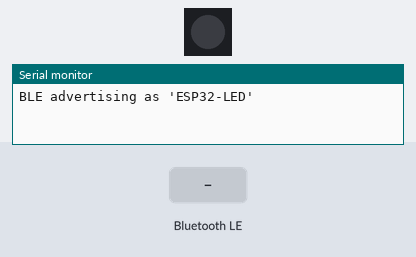
Bench run of a program on a simulated ESP32-S3. Shown: 1 RGB LEDs in strip order, left to right, the last lines printed to the serial monitor. Inputs (shaded band) come from the test bench. Dim RGB values are drawn brighter than linear; random numbers use the default seed unless the program sets one; nothing arrives over Bluetooth unless stated; a phone connects over Bluetooth LE 3 s after start.

Above: at 1.2 s.
1.3 s: Bluetooth LE write "PARTY" received
4.3 s: Bluetooth LE write "ON" received
At 5.5 s:
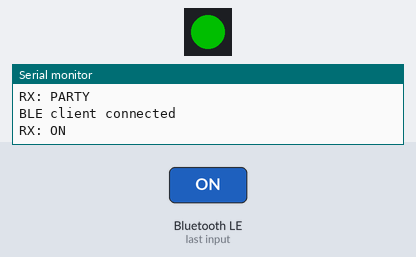
5.8 s: Bluetooth LE write "RAINBOW" received
At 7.29 s:
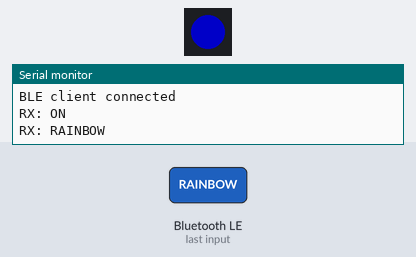
8.8 s: Bluetooth LE write "PARTY" received
At 9.8 s:
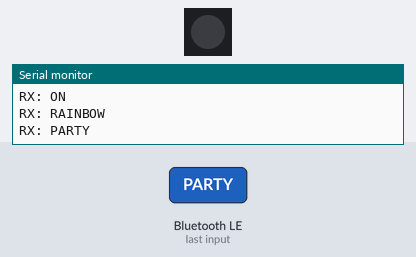
Timing chart, 0 to 12.8 s (numbered marks = the images above; inputs shaded):
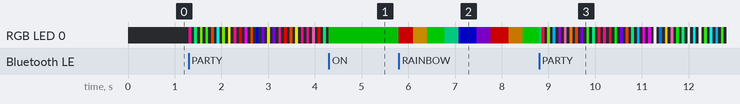

The program:

main.cpp
```cpp
#include <Arduino.h>
#include <Adafruit_NeoPixel.h>
#include <NimBLEDevice.h>

#define NEO_PIN   48
#define NEO_COUNT 1

#ifndef LED_BUILTIN
#define LED_BUILTIN 2
#endif

static const char* SERVICE_UUID = "6E400001-B5A4-F393-E0A9-E50E24DCCA9E";
static const char* CHAR_UUID_RX = "6E400002-B5A4-F393-E0A9-E50E24DCCA9E";
static const char* CHAR_UUID_TX = "6E400003-B5A4-F393-E0A9-E50E24DCCA9E";

Adafruit_NeoPixel strip(NEO_COUNT, NEO_PIN, NEO_GRB + NEO_KHZ800);

NimBLECharacteristic* pTxChar = nullptr;
bool bleConnected = false;

uint8_t ledR = 0, ledG = 255, ledB = 0;
uint8_t ledBri = 80;
bool    ledOn  = false;

enum Effect { SOLID, RAINBOW, BREATHE, PARTY };
Effect currentEffect = SOLID;

uint16_t      rainbowHue  = 0;
uint8_t       breatheVal  = 0;
bool          breatheDir  = true;
unsigned long lastStepMs  = 0;

static const uint32_t partyCols[] = {
  0xFF0000, 0x00FF00, 0x0000FF, 0xFFFF00, 0x00FFFF,
  0xFF00FF, 0xFF8000, 0x8000FF, 0xFFFFFF, 0xFF1493,
  0x39FF14, 0x0080FF, 0xFF4500, 0x00FF80, 0xFFD700,
  0x9400D3, 0x00BFFF, 0xFF69B4, 0x7FFF00, 0xDC143C,
};
static const int NUM_PARTY = sizeof(partyCols) / sizeof(partyCols[0]);

void showColor(uint8_t r, uint8_t g, uint8_t b, uint8_t bri) {
  strip.setBrightness(bri);
  strip.setPixelColor(0, strip.Color(r, g, b));
  strip.show();
  digitalWrite(LED_BUILTIN, HIGH);
}

void turnOff() {
  strip.setPixelColor(0, 0);
  strip.show();
  digitalWrite(LED_BUILTIN, LOW);
}

void parseCommand(String raw) {
  raw.trim();
  String cmd = raw;
  cmd.toUpperCase();

  if (cmd.length() == 7 && cmd[0] == '#') {
    long hex = strtol(cmd.c_str() + 1, nullptr, 16);
    ledR = (hex >> 16) & 0xFF;
    ledG = (hex >> 8)  & 0xFF;
    ledB =  hex        & 0xFF;
    ledOn = true;
    currentEffect = SOLID;
    showColor(ledR, ledG, ledB, ledBri);

  } else if (cmd.startsWith("RGB,")) {
    int a = cmd.indexOf(',', 4);
    int b = cmd.indexOf(',', a + 1);
    if (a > 0 && b > 0) {
      ledR = (uint8_t)constrain(cmd.substring(4, a).toInt(), 0, 255);
      ledG = (uint8_t)constrain(cmd.substring(a + 1, b).toInt(), 0, 255);
      ledB = (uint8_t)constrain(cmd.substring(b + 1).toInt(), 0, 255);
      ledOn = true;
      currentEffect = SOLID;
      showColor(ledR, ledG, ledB, ledBri);
    }

  } else if (cmd.startsWith("BRI,")) {
    ledBri = (uint8_t)constrain(cmd.substring(4).toInt(), 0, 255);
    if (ledOn && currentEffect == SOLID) showColor(ledR, ledG, ledB, ledBri);

  } else if (cmd == "OFF") {
    ledOn = false;
    currentEffect = SOLID;
    turnOff();

  } else if (cmd == "ON") {
    ledOn = true;
    currentEffect = SOLID;
    showColor(ledR, ledG, ledB, ledBri);

  } else if (cmd == "RAINBOW") {
    currentEffect = RAINBOW;
    ledOn = true;

  } else if (cmd == "PARTY") {
    currentEffect = PARTY;
    ledOn = true;

  } else if (cmd.startsWith("BREATHE,")) {
    int a  = cmd.indexOf(',', 8);
    int b2 = cmd.indexOf(',', a + 1);
    if (a > 0 && b2 > 0) {
      ledR = (uint8_t)constrain(cmd.substring(8, a).toInt(), 0, 255);
      ledG = (uint8_t)constrain(cmd.substring(a + 1, b2).toInt(), 0, 255);
      ledB = (uint8_t)constrain(cmd.substring(b2 + 1).toInt(), 0, 255);
      breatheVal = 0;
      breatheDir = true;
      currentEffect = BREATHE;
      ledOn = true;
    }
  }
}

class ServerCallbacks : public NimBLEServerCallbacks {
  void onConnect(NimBLEServer*) override {
    bleConnected = true;
    Serial.println("BLE client connected");
  }
  void onDisconnect(NimBLEServer*) override {
    bleConnected = false;
    Serial.println("BLE client disconnected");
    NimBLEDevice::startAdvertising();
  }
};

class RxCallbacks : public NimBLECharacteristicCallbacks {
  void onWrite(NimBLECharacteristic* pChar) override {
    std::string val = pChar->getValue();
    if (!val.empty()) {
      Serial.print("RX: "); Serial.println(val.c_str());
      parseCommand(String(val.c_str()));
    }
  }
};

void runEffects() {
  if (!ledOn) return;
  unsigned long now = millis();

  switch (currentEffect) {
    case RAINBOW:
      if (now - lastStepMs >= 8) {
        strip.setBrightness(100);
        strip.setPixelColor(0, strip.gamma32(strip.ColorHSV(rainbowHue)));
        strip.show();
        rainbowHue += 256;
        lastStepMs = now;
      }
      break;

    case BREATHE:
      if (now - lastStepMs >= 12) {
        strip.setBrightness(breatheVal);
        strip.setPixelColor(0, strip.Color(ledR, ledG, ledB));
        strip.show();
        breatheVal = breatheDir
          ? (uint8_t)min(255, (int)breatheVal + 5)
          : (uint8_t)max(0,   (int)breatheVal - 5);
        if (breatheVal == 255) breatheDir = false;
        if (breatheVal == 0)   breatheDir = true;
        lastStepMs = now;
      }
      break;

    case PARTY: {
      if (now - lastStepMs >= 60) {
        static bool partyOn = false;
        if (!partyOn) {
          uint32_t c = partyCols[random(NUM_PARTY)];
          strip.setBrightness(180);
          strip.setPixelColor(0, c);
          strip.show();
        } else {
          turnOff();
        }
        partyOn = !partyOn;
        lastStepMs = now;
      }
      break;
    }

    default:
      break;
  }
}

void setup() {
  Serial.begin(115200);
  pinMode(LED_BUILTIN, OUTPUT);
  digitalWrite(LED_BUILTIN, LOW);

  strip.begin();
  turnOff();
  randomSeed(esp_random());

  NimBLEDevice::init("ESP32-LED");
  NimBLEDevice::setPower(ESP_PWR_LVL_P9);

  NimBLEServer* pServer = NimBLEDevice::createServer();
  pServer->setCallbacks(new ServerCallbacks());

  NimBLEService* pService = pServer->createService(SERVICE_UUID);

  pTxChar = pService->createCharacteristic(
    CHAR_UUID_TX,
    NIMBLE_PROPERTY::NOTIFY
  );

  NimBLECharacteristic* pRxChar = pService->createCharacteristic(
    CHAR_UUID_RX,
    NIMBLE_PROPERTY::WRITE | NIMBLE_PROPERTY::WRITE_NR
  );
  pRxChar->setCallbacks(new RxCallbacks());

  pService->start();

  NimBLEAdvertising* pAdv = NimBLEDevice::getAdvertising();
  pAdv->addServiceUUID(SERVICE_UUID);
  pAdv->setScanResponse(true);
  pAdv->start();

  Serial.println("BLE advertising as 'ESP32-LED'");
}

void loop() {
  runEffects();
}
```
